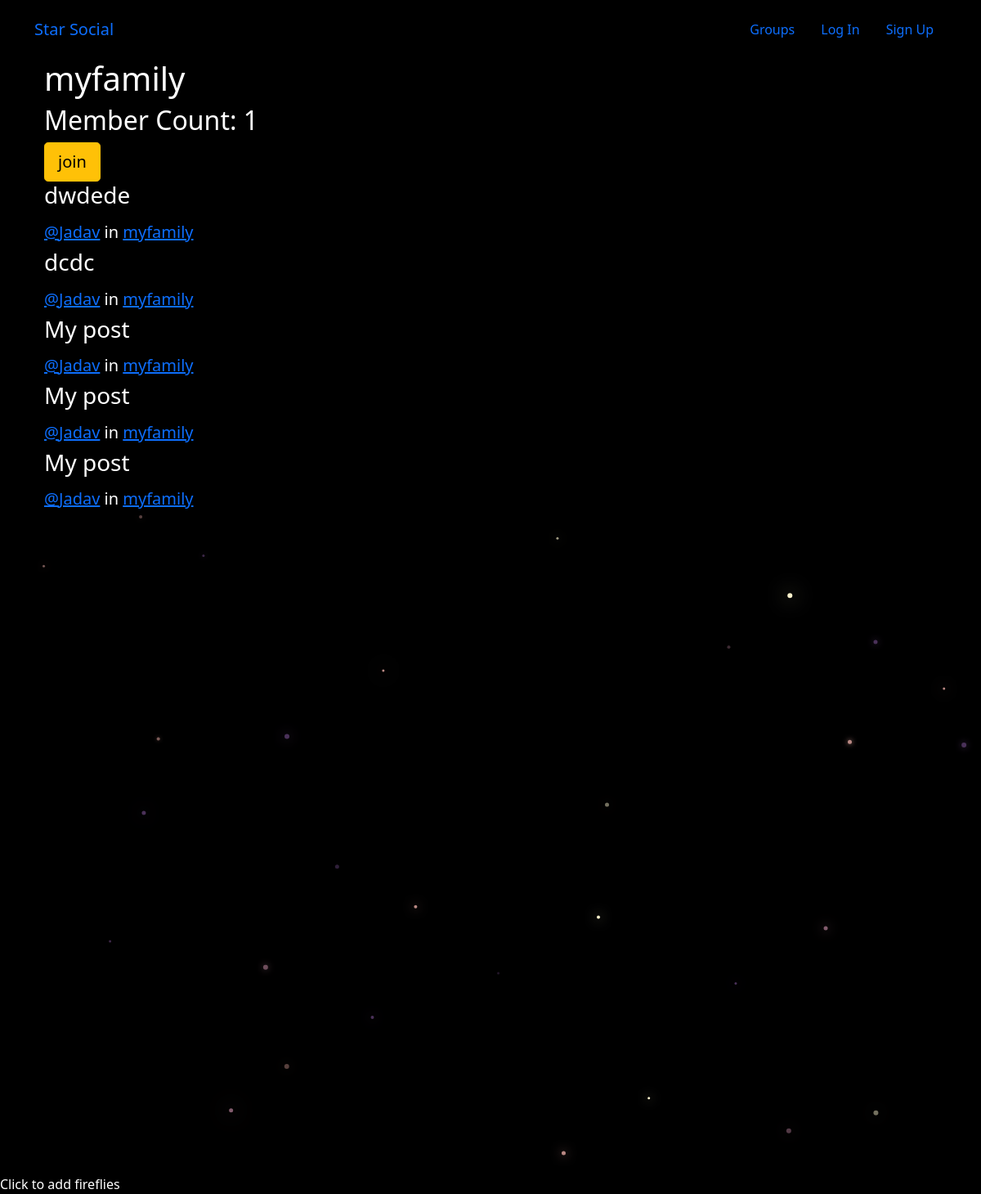
The app's page /groups/posts/in/myfamily/ with its own data.
### groups/models.py (models this page shows, shortened)
class Group(models.Model):
    name = models.CharField(max_length=255, unique=True)
    slug = models.SlugField(allow_unicode=True,unique=True)
    description = models.TextField(blank=True, default='')
    description_html = models.TextField(editable=False,default='',blank=True)
    members = models.ManyToManyField(User, through='GroupMember')
    class Meta:
        ordering = ['name']

### posts/models.py (models this page shows, shortened)
class Post(models.Model):
    user = models.ForeignKey(User, related_name='posts', on_delete=models.CASCADE)
    created_at = models.DateTimeField(auto_now=True)
    message = models.TextField()
    message_html = models.TextField(editable=False)
    group = models.ForeignKey(Group, related_name='posts',null=True,blank=True, on_delete=models.CASCADE)
    class Meta:
        ordering = ['-created_at']

### groups/views.py (the view)
# urls.py: path('posts/in/<slug:slug>/', views.SingleGroup.as_view(), name='single'),
class SingleGroup(generic.DetailView):
    model = Group

### groups/templates/groups/group_detail.html (shortened to what this page needs)
{% extends "groups/group_base.html" %}
{% block pregroup %}
<h1>{{group.name}}</h1>
<h2>Member Count: {{group.members.count }}</h2>
<div class="content">
    {% if user in group.members.all %}
      <a href="{% url 'groups:leave' slug=group.slug %}" class="btn btn-lg btn-fill btn-warning"><span class="glyphicon glyphicon-remove-circle"></span>Leave</a>
    {% else %}
    <a href="{% url 'groups:join' slug=group.slug %}" class="btn btn-lg btn-fill btn-warning">join</a>
    {% endif %}
</div>
{% endblock %}
{% block group_content %}
<div class="col-md-8">
    {% if group.posts.count == 0 %}
     <h2>No posts in this group yet!</h2>
    {% else %}
    {% for post in group.posts.all %}
      {% include "posts/_post.html" %}
    {% endfor %}
    {% endif %}
</div>
{% endblock%}

### groups/templates/groups/group_base.html (shortened to what this page needs)
{% extends "base.html" %}
{% block content %}
<div class="container">
    <div class="row">
        {% block pregroup %}{% endblock %}
        {% block group_content %}{% endblock %}
    </div>
</div>
{% endblock %}

### templates/base.html (shortened to what this page needs)
<!DOCTYPE html>
{% load static %}
<html lang="en">
<head>
    <link href="https://cdn.jsdelivr.net/npm/bootstrap@5.0.2/dist/css/bootstrap.min.css" rel="stylesheet">
    <link rel="stylesheet" href="{% static '/socialmedia/css/master.css' %}">
</head>
<body>
    <nav class="navbar mynav" role="navigation" id="navbar">
        <div class="container">
            <a class="navbar-brand mynav" href="{% url 'home' %}">Star Social</a>
            <ul class="nav navbar navbar-right">
                {% if user.is_authenticated %}
                 <li class="nav-item"><a href="{% url 'posts:create' %}" class="nav-link active">Post</a></li>
                 <li class="nav-item"><a href="{% url 'groups:all' %}" class="nav-link active">Groups</a></li>
                 <li class="nav-item"><a href="{% url 'groups:create' %}" class="nav-link active">Create Groups</a></li>
                 <li class="nav-item"><a href="{% url 'accounts:logout' %}" class="nav-link active">Log Out</a></li>
                {% else %}
                 <li class="nav-item"><a href="{% url 'groups:all' %} " class="nav-link active">Groups</a></li>
                 <li class="nav-item"><a href="{% url 'accounts:login' %}" class="nav-link active">Log In</a></li>
                 <li class="nav-item"><a class="nav-link active" href="{% url 'accounts:signup' %}">Sign Up</a></li>
                {% endif %}
            </ul>
        </div>
    </nav>
    <div class="container mycontent">
        {% block content %}
        {% endblock %}
    </div>
    <canvas id="canvas"></canvas>
    <span id="note">Click to add fireflies</span>
</body>
</html>

### posts/templates/posts/_post.html (shortened to what this page needs)
<div class="post media">
    <h3>{{post.message_html|safe}}</h3>
    <div class="media-body">
        <h5 class="media-heading">
            <span class="username">
                <a href="{% url 'posts:for_user' username=post.user.username %}">@{{post.user.username}}</a>
            </span>
            {% if post.group %}
			<span class="group-name">in <a href="#">{{ post.group.name }}</a></span>
			{% endif %}
        </h5>
    </div>
</div>

### static/socialmedia/css/master.css (style rules this page uses)
body { margin: 0; overflow: hidden; background-color: black; color:white; }

### records on screen
Group: name "myfamily", members.count "1"
Post: message_html "dwdede", user.username "Jadav", group.name "myfamily"
Post: message_html "dcdc", user.username "Jadav", group.name "myfamily"
Post: message_html "My post", user.username "Jadav", group.name "myfamily"
Post: message_html "My post", user.username "Jadav", group.name "myfamily"
Post: message_html "My post", user.username "Jadav", group.name "myfamily"
